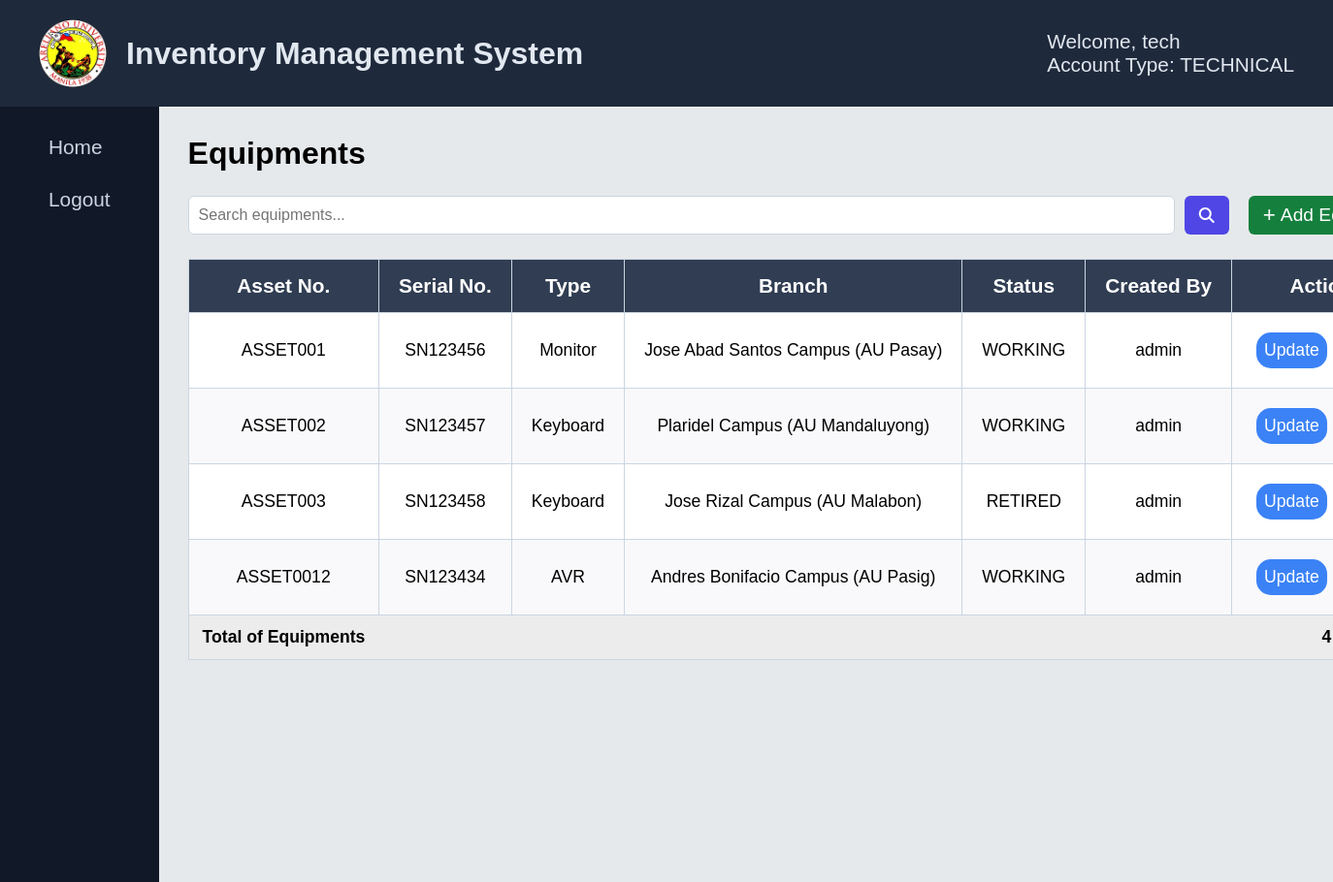
Page /equipmentManagement/equipment-management.php (signed in) on the committed database.
### tables this page shows
CREATE TABLE `tblequipments` (
  `asset_number` varchar(100) NOT NULL,
  `serial_number` varchar(100) NOT NULL,
  `type` enum('CPU','Printer','Monitor','Keyboard','Mouse','AVR','Projector','MAC') NOT NULL,
  `manufacturer` varchar(100) NOT NULL,
  `year_model` int(11) NOT NULL,
  `description` text DEFAULT NULL,
  `branch` varchar(100) NOT NULL,
  `department` varchar(150) NOT NULL,
  `status` enum('WORKING','ON-REPAIR','RETIRED') DEFAULT 'WORKING',
  `created_by` varchar(50) NOT NULL,
  `date_created` datetime DEFAULT current_timestamp()
);

### equipmentManagement/equipment-management.php (the view, shortened to what this page needs)
<?php
require_once("../config/config.php");
?>
<!DOCTYPE html>
<html lang="en">
<head>
    <link rel="stylesheet" href="https://cdnjs.cloudflare.com/ajax/libs/font-awesome/6.5.1/css/all.min.css">
    <link rel="stylesheet" href="../assets/css/notification.css">
</head>
<body>
    <?php include("../includes/nav-sidebar.php");?>
        <div class="container">
            <form action="<?php echo htmlspecialchars($_SERVER['PHP_SELF'])?>" method="post">
                <h4>Equipments</h4>
                <div class="head-con">
                    <div class="searchdiv">
                        <input type="text" name="txtsearch" placeholder="Search equipments...">
                        <button type="submit" name="btnsearch" class="search-btn">
                            <i class="fa-solid fa-magnifying-glass"></i>
                        </button>
                    </div>
                    <div class="create-div">
                        <a href="./create-equipment.php" name="btncreate" class="create-btn">
                            <span style="margin-right: 5px; font-size: 1.4rem;">+</span><span class="mobile-block">Add Equipment</span>
                        </a>
                    </div>
                </div>
            <div class="table-div">
                <?php
                function buildtable($result) {
                    if (mysqli_num_rows($result) > 0) {
                        echo "<table>";
                        echo "<tr>";
                        echo "<th>Asset No.</th><th>Serial No.</th><th>Type</th><th>Branch</th><th>Status</th><th>Created By</th><th>Actions</th>";
                        echo "</tr>";
                        while ($row = mysqli_fetch_array($result)) {
                            echo "<tr>";
                            echo "<td>" . $row['asset_number'] . "</td>";
                            echo "<td>" . $row['serial_number'] . "</td>";
                            echo "<td>" . $row['type'] . "</td>";
                            echo "<td>" . $row['branch'] . "</td>";
                            echo "<td>" . $row['status'] . "</td>";
                            echo "<td>" . $row['created_by'] . "</td>";
                            echo "<td class = 'actions'>";
                            echo "<a href = 'update-equipment.php?asset_number=". $row['asset_number']. "' class='update'>Update</a>";
                            echo "</td>";
                            echo "</tr>";
                        }
                        echo "<tr class='countTotal'>";
                        echo "<td>Total of Equipments</td>";
                        echo "<td colspan='5'></td>";
                        echo "<td>". mysqli_num_rows($result)."</td>";
                        echo "</tr>";
                        echo "</table>";
                    } else {
                        echo "No record/s found.";
                    }
                }
                if (isset($_POST['btnsearch'])) {
                    $sql = "SELECT * FROM tblequipments WHERE asset_number LIKE ? OR serial_number LIKE ? OR type LIKE ? OR branch LIKE ? OR status LIKE ? OR department LIKE ? ORDER BY date_created";
                    if ($stmt = mysqli_prepare($link, $sql)) {
                        $searchvalue = '%' . $_POST['txtsearch'] . '%';
                        mysqli_stmt_bind_param($stmt, "ssssss", $searchvalue, $searchvalue, $searchvalue, $searchvalue, $searchvalue, $searchvalue);
                        if (mysqli_stmt_execute($stmt)) {
                            $result = mysqli_stmt_get_result($stmt);
                            buildtable($result);
                        }
                    }
                } else {
                    $sql = "SELECT * FROM tblequipments ORDER BY type";
                    if ($stmt = mysqli_prepare($link, $sql)) {
                        if (mysqli_stmt_execute($stmt)) {
                            $result = mysqli_stmt_get_result($stmt);
                            buildtable($result);
                        }
                    }
                }
                ?>
            </div>
            </form>
        </div>
    </main>
</body>
</html>

### equipmentManagement/equipment-management.php (style rules this page uses)
* { font-family: Arial, Helvetica, sans-serif; padding: 0; margin: 0; box-sizing: border-box; }
body { background-color: #e6e9eb; }
.container { padding: 30px 30px; width: 100%; height: 100%; }
form { display: flex; flex-direction: column; gap: 5px; width: 100%; max-width: 100%; }
form h4 { font-size: 2rem; }
.head-con { width: 100%; display: flex; padding: 20px 0px; gap: 20px; }
.searchdiv { display: flex; gap: 10px; flex: 1; }
.searchdiv input[type="text"] { flex: 1; padding: 10px; border-radius: 6px; border: 1px solid #CBD5E1; outline: none; font-size: 1rem; }
.search-btn i { font-size: 1rem; }
.search-btn { background-color: #4F46E5; border: none; border-radius: 6px; padding: 0 15px; color: white; cursor: pointer; display: flex; align-items: center; justify-content: center; font-size: 1rem; }
.create-btn { background-color: #15803d; border: none; text-decoration: none; border-radius: 6px; padding: 0 15px; height: 100%; color: white; cursor: pointer; display: flex; align-items: center; justify-content: center; font-size: 1.2rem; }
.table-div { overflow-x: auto; width: 100%; }
table { border: 1px solid #CBD5E1; border-collapse: collapse; background-color: white; width: 100%; -webkit-overflow-scrolling: touch; }
th { background-color: #303d52; color: white; padding: 15px 20px; font-size: 1.3rem; }
td { font-size: 1.1rem; padding: 15px 20px; }
th { background-color: #303d52; color: white; }
tr, th, td { border: 1px solid #CBD5E1; text-align: center; white-space: nowrap; }
tr:nth-child(odd) { background-color: #f9f9fb; }
.actions { display: flex; justify-content: center; }
.actions a, .actions button { text-decoration: none; color: white; }
.actions .update, .actions .delete { padding: 8px; margin: 5px; border-radius: 15px; cursor: pointer; }
.actions .update { background-color: #3B82F6; }
td.actions { border: none; }
.countTotal td { border: none !important; background-color: #ececec; padding: 12px 14px; font-weight: 600; }
.countTotal td:last-child { font-weight: 700; text-align: center; }

### includes/nav-sidebar.php (style rules this page uses)
html, body { height: 100%; margin: 0; }

### equipmentManagement/delete-equipment.php (style rules this page uses)
form a { text-decoration: none; color: black; }

### rows in the picture
tblequipments: asset_number "ASSET001", serial_number "SN123456", type "Monitor", branch "Jose Abad Santos Campus (AU Pasay)", status "WORKING", created_by "admin"
tblequipments: asset_number "ASSET002", serial_number "SN123457", type "Keyboard", branch "Plaridel Campus (AU Mandaluyong)", status "WORKING", created_by "admin"
tblequipments: asset_number "ASSET003", serial_number "SN123458", type "Keyboard", branch "Jose Rizal Campus (AU Malabon)", status "RETIRED", created_by "admin"
tblequipments: asset_number "ASSET0012", serial_number "SN123434", type "AVR", branch "Andres Bonifacio Campus (AU Pasig)", status "WORKING", created_by "admin"

### other values in the picture
$_SESSION['username'] "tech"
$_SESSION['usertype'] "TECHNICAL"
mysqli_num_rows($result) "4"
